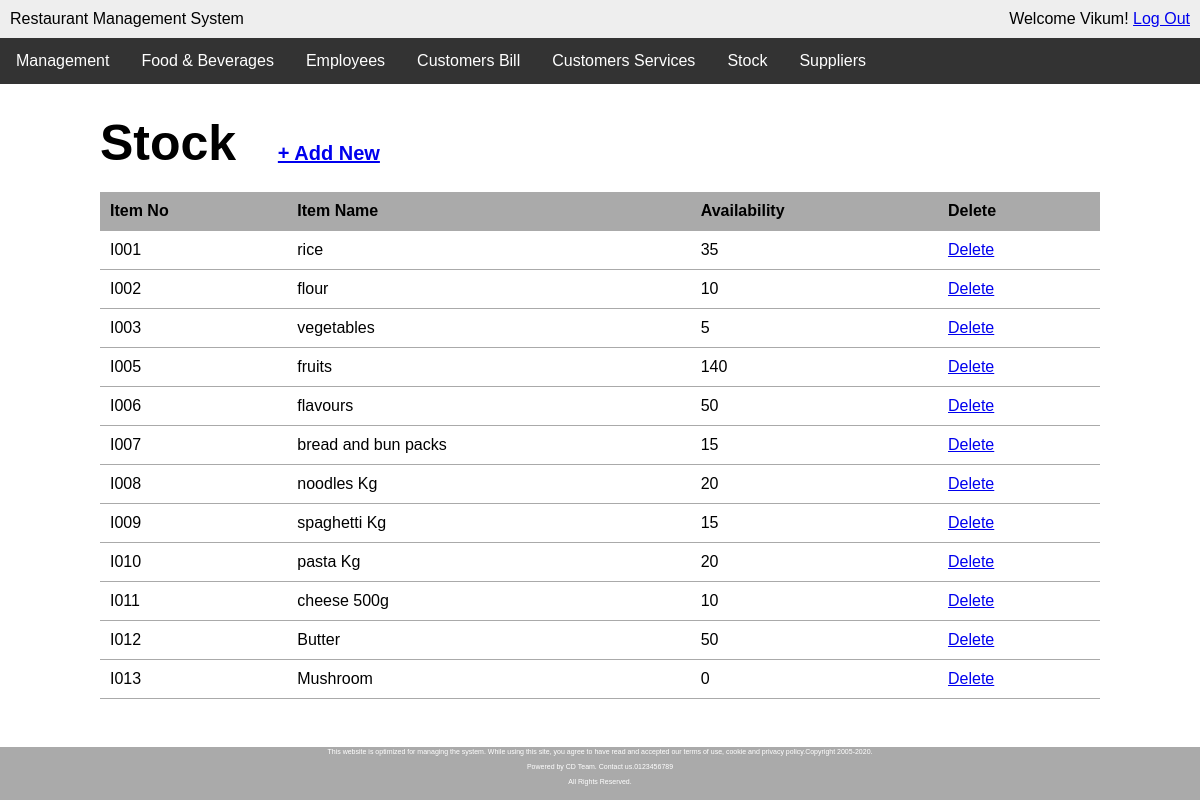
The app's page /stock.php (signed in) with its own data.
### tables this page shows
CREATE TABLE `rawmaterial` (
  `I_NO` varchar(10) NOT NULL,
  `ItemName` varchar(30) DEFAULT NULL,
  `avalibility` int(11) DEFAULT NULL
);

### stock.php (the view, shortened to what this page needs)
<?php require_once('inc/connection.php'); ?>
<?php
	$stock_list = '';
	$query = "SELECT * FROM rawmaterial GROUP BY rawmaterial.I_NO";
	$stocks = mysqli_query($connection, $query);
	while ($stock = mysqli_fetch_assoc($stocks)) {
		$stock_list .= "<tr>";
		$stock_list .= "<td>{$stock['I_NO']}</td>";
		$stock_list .= "<td>{$stock['ItemName']}</td>";
		$stock_list .= "<td>{$stock['avalibility']}</td>";
		$stock_list .= "<td><a href=\"delete-stocks.php?item_no={$stock['I_NO']}\"
						onclick=\"return confirm('Are you sure?');\">Delete</a></td>";
		$stock_list .= "</tr>";
	}
 ?>
<!DOCTYPE html>
<html lang="en">
<head>
	<link rel="stylesheet" href="css/main.css">
</head>
<body>
	<div class="wrapper">
  		<header>
		<div class="appname">Restaurant Management System</div>
		<div class="loggedin">Welcome <?php echo $_SESSION['first_name']; ?>! <a href="logout.php">Log Out</a></div>
	</header>
	<div class="navbar">
		  <a href="users.php">Management</a>
		  <div class="dropdown">
		    <button class="dropbtn">Food & Beverages</button>
		  </div>
		  <div class="dropdown">
		    <button class="dropbtn">Employees</button>
		  </div>
		  <a href="final-bill.php">Customers Bill</a>
		  <div class="dropdown">
		    <button class="dropbtn">Customers Services</button>
		  </div>
		  <a href="stock.php">Stock</a>
		  <div class="dropdown">
		    <button class="dropbtn">Suppliers</button>
		  </div>
		</div>
	<main>
		<h1>Stock &nbsp;&nbsp;<span><a href="add-stock.php">+ Add New</a></span></h1>
		<table class="masterlist">
			<tr>
				<th>Item No</th>
				<th>Item Name</th>
				<th>Availability</th>
				<th>Delete</th>
			</tr>
			<?php echo $stock_list; ?>
		</table>
	</main>
	</div>
	<div class="footer">
  		<p class="foot">This website is optimized for managing the system. While using this site, you agree to have read and accepted our terms of use, cookie and privacy policy.Copyright 2005-2020.</p>
  		<p class="foot">Powered by CD Team. Contact us.0123456789</p>
  		<p class="foot">All Rights Reserved.</p>
	</div>
</body>
</html>

### css/main.css (style rules this page uses)
* { margin: 0; }
html, body { height:100%; font-family: Arial, "Helvetica Neue", Helvetica, sans-serif; font-size: 16px; overflow:hidden; }
.wrapper { overflow-y:scroll; height: 93%; }
.footer { position: fixed; background: #aaa; bottom: 0; height: 6%; width: 100%; font-size: 7px; color: white; line-height: 0px; padding-bottom: 0px; padding-top: 5px; }
p { margin-bottom: 15px; }
p.foot { text-align: center; }
button { width: 100%; padding: 5px; -webkit-box-sizing: border-box; -moz-box-sizing: border-box; box-sizing: border-box; }
header { background: #eee; overflow: auto; padding: 10px; }
header .appname { float: left; }
header .loggedin { float: right; }
main { width: 1000px; margin: 30px auto; }
main h1 { margin-bottom: 20px; font-size: 50px; }
main h1 span { font-size: 20px; }
table.masterlist { width: 100%; border-collapse: collapse; }
table.masterlist th { background: #aaa; text-align: left; }
table.masterlist th, table.masterlist td { padding: 10px; border-bottom: 1px solid #aaa; }
.navbar { overflow: hidden; background-color: #333; }
.navbar a { float: left; font-size: 16px; color: white; text-align: center; padding: 14px 16px; text-decoration: none; }
.dropdown { float: left; overflow: hidden; }
.dropdown .dropbtn { font-size: 16px; border: none; outline: none; color: white; padding: 14px 16px; background-color: inherit; font-family: inherit; margin: 0; }

### records on screen
rawmaterial: I_NO "I001", ItemName "rice", avalibility "35"
rawmaterial: I_NO "I002", ItemName "flour", avalibility "10"
rawmaterial: I_NO "I003", ItemName "vegetables", avalibility "5"
rawmaterial: I_NO "I005", ItemName "fruits", avalibility "140"
rawmaterial: I_NO "I006", ItemName "flavours", avalibility "50"
rawmaterial: I_NO "I007", ItemName "bread and bun packs", avalibility "15"
rawmaterial: I_NO "I008", ItemName "noodles Kg", avalibility "20"
rawmaterial: I_NO "I009", ItemName "spaghetti Kg", avalibility "15"
rawmaterial: I_NO "I010", ItemName "pasta Kg", avalibility "20"
rawmaterial: I_NO "I011", ItemName "cheese 500g", avalibility "10"
rawmaterial: I_NO "I012", ItemName "Butter", avalibility "50"
rawmaterial: I_NO "I013", ItemName "Mushroom", avalibility "0"

### other values on screen
$_SESSION['first_name'] "Vikum"
